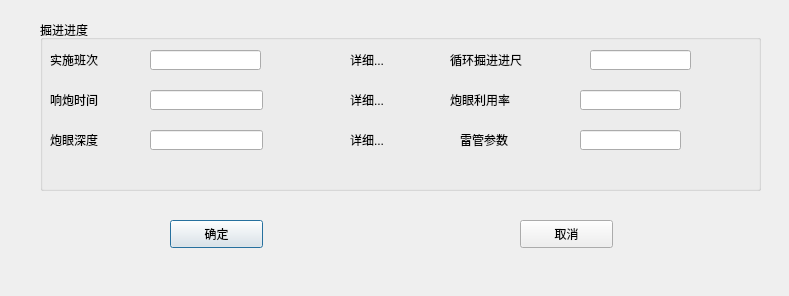
<?xml version="1.0" encoding="UTF-8"?>
<ui version="4.0">
 <class>advanceScheduleForm</class>
 <widget class="QDialog" name="advanceScheduleForm">
  <property name="geometry">
   <rect>
    <x>0</x>
    <y>0</y>
    <width>789</width>
    <height>296</height>
   </rect>
  </property>
  <property name="windowTitle">
   <string>掘进进度</string>
  </property>
  <widget class="QPushButton" name="pushButton">
   <property name="geometry">
    <rect>
     <x>170</x>
     <y>220</y>
     <width>93</width>
     <height>28</height>
    </rect>
   </property>
   <property name="text">
    <string>确定</string>
   </property>
  </widget>
  <widget class="QPushButton" name="pushButton_2">
   <property name="geometry">
    <rect>
     <x>520</x>
     <y>220</y>
     <width>93</width>
     <height>28</height>
    </rect>
   </property>
   <property name="text">
    <string>取消</string>
   </property>
  </widget>
  <widget class="QGroupBox" name="groupBox_2">
   <property name="geometry">
    <rect>
     <x>40</x>
     <y>20</y>
     <width>721</width>
     <height>171</height>
    </rect>
   </property>
   <property name="title">
    <string>掘进进度</string>
   </property>
   <widget class="QLabel" name="label_19">
    <property name="geometry">
     <rect>
      <x>10</x>
      <y>30</y>
      <width>71</width>
      <height>20</height>
     </rect>
    </property>
    <property name="text">
     <string>实施班次</string>
    </property>
   </widget>
   <widget class="QLabel" name="label_20">
    <property name="geometry">
     <rect>
      <x>10</x>
      <y>70</y>
      <width>71</width>
      <height>20</height>
     </rect>
    </property>
    <property name="text">
     <string>响炮时间</string>
    </property>
   </widget>
   <widget class="QLabel" name="label_21">
    <property name="geometry">
     <rect>
      <x>10</x>
      <y>110</y>
      <width>61</width>
      <height>20</height>
     </rect>
    </property>
    <property name="text">
     <string>炮眼深度</string>
    </property>
   </widget>
   <widget class="QLabel" name="label_25">
    <property name="geometry">
     <rect>
      <x>410</x>
      <y>30</y>
      <width>111</width>
      <height>20</height>
     </rect>
    </property>
    <property name="text">
     <string>循环掘进进尺</string>
    </property>
   </widget>
   <widget class="QLabel" name="label_28">
    <property name="geometry">
     <rect>
      <x>420</x>
      <y>110</y>
      <width>61</width>
      <height>20</height>
     </rect>
    </property>
    <property name="text">
     <string>雷管参数</string>
    </property>
   </widget>
   <widget class="QLabel" name="label_29">
    <property name="geometry">
     <rect>
      <x>410</x>
      <y>70</y>
      <width>91</width>
      <height>20</height>
     </rect>
    </property>
    <property name="text">
     <string>炮眼利用率</string>
    </property>
   </widget>
   <widget class="QLineEdit" name="lineEdit_13">
    <property name="geometry">
     <rect>
      <x>110</x>
      <y>30</y>
      <width>111</width>
      <height>20</height>
     </rect>
    </property>
   </widget>
   <widget class="QLineEdit" name="lineEdit_19">
    <property name="geometry">
     <rect>
      <x>110</x>
      <y>70</y>
      <width>113</width>
      <height>20</height>
     </rect>
    </property>
   </widget>
   <widget class="QLineEdit" name="lineEdit_20">
    <property name="geometry">
     <rect>
      <x>110</x>
      <y>110</y>
      <width>113</width>
      <height>20</height>
     </rect>
    </property>
   </widget>
   <widget class="QLineEdit" name="lineEdit_23">
    <property name="geometry">
     <rect>
      <x>550</x>
      <y>30</y>
      <width>101</width>
      <height>20</height>
     </rect>
    </property>
   </widget>
   <widget class="QLineEdit" name="lineEdit_24">
    <property name="geometry">
     <rect>
      <x>540</x>
      <y>110</y>
      <width>101</width>
      <height>20</height>
     </rect>
    </property>
   </widget>
   <widget class="QLineEdit" name="lineEdit_25">
    <property name="geometry">
     <rect>
      <x>540</x>
      <y>70</y>
      <width>101</width>
      <height>20</height>
     </rect>
    </property>
   </widget>
   <widget class="QLabel" name="label_32">
    <property name="geometry">
     <rect>
      <x>310</x>
      <y>30</y>
      <width>41</width>
      <height>20</height>
     </rect>
    </property>
    <property name="text">
     <string>详细...</string>
    </property>
   </widget>
   <widget class="QLabel" name="label_35">
    <property name="geometry">
     <rect>
      <x>310</x>
      <y>70</y>
      <width>41</width>
      <height>20</height>
     </rect>
    </property>
    <property name="text">
     <string>详细...</string>
    </property>
   </widget>
   <widget class="QLabel" name="label_36">
    <property name="geometry">
     <rect>
      <x>310</x>
      <y>110</y>
      <width>41</width>
      <height>20</height>
     </rect>
    </property>
    <property name="text">
     <string>详细...</string>
    </property>
   </widget>
  </widget>
 </widget>
 <layoutdefault spacing="6" margin="11"/>
 <resources/>
 <connections/>
</ui>
